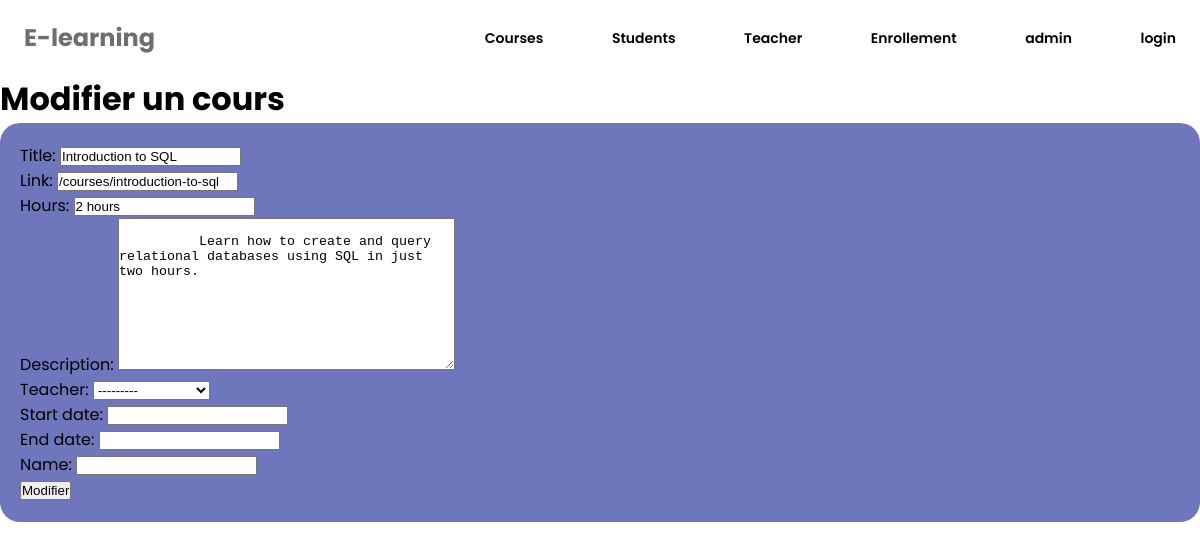
The app's page /course/edit/3/ with its own data.
### apprentissage1/models.py (models this page shows, shortened)
class Course(models.Model):
    title = models.CharField(max_length=255, null=True, blank=True)
    link = models.CharField(max_length=255, null=True, blank=True)
    hours = models.CharField(max_length=100, null=True, blank=True)
    description = models.TextField(null=True, blank=True)
    teacher = models.ForeignKey('Teacher', on_delete=models.CASCADE, null=True, blank=True)
    start_date = models.DateField(null=True, blank=True)
    end_date = models.DateField(null=True, blank=True)
    name = models.CharField(max_length=100, null=True, blank=True)

### apprentissage1/views.py (the view)
# urls.py: path('course/edit/<int:pk>/', views.edit_course, name='course_edit'),
def edit_course(request, pk):
    course = get_object_or_404(Course, pk=pk)
    if request.method == 'POST':
        form = CourseForm(request.POST, instance=course)
        if form.is_valid():
            form.save()
            return redirect('course_list')
    else:
        form = CourseForm(instance=course)
    return render(request, '../templates/edit_course.html', {'form': form, 'course':course})

### apprentissage1/forms.py
class CourseForm(forms.ModelForm):
    class Meta:
        model = Course
        fields = '__all__'

### apprentissage1/models.py (called while the page is built)
    def __str__(self) :
        return f"{self.first_name} {self.last_name}"

### templates/edit_course.html (shortened to what this page needs)
{% extends 'base.html' %}
{% block content %}
  <h1 class="text-white">Modifier un cours</h1>
  <form method="post" style="background-color: rgb(110, 118, 188); padding: 20px; border-radius: 20px;">
    {{ form.as_p }}
    <button type="submit" class="btn btn-secondary">Modifier</button>
  </form>
{% endblock %}

### static/css/generale.css (style rules this page uses)
html { font-family: 'Poppins', sans-serif; }
* { box-sizing: border-box; padding: 0; margin: 0; text-decoration: none; list-style: none; }

### records on screen
Course: title "Introduction to SQL", link "/courses/introduction-to-sql", hours "2 hours", description "Learn how to create and query relational databases using SQL in just two hours.", teacher "---------"
